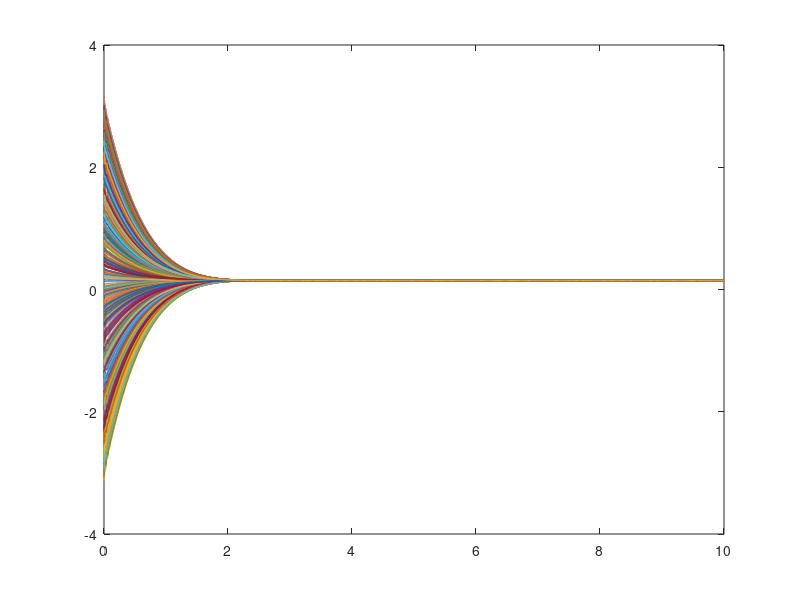

This chart was generated by the following MATLAB code: (Note: this script raises an error after producing the figure.)
function TEL_Kuramoto_Simulation()
    % ---------------------------------------------------------
    % Topological Equivalence Learning (TEL) for Kuramoto Network
    % Topology: Normalized Complete Network (All-to-All)
    % ---------------------------------------------------------
    
    clc; clear; close all;
    
    % --- System Parameters ---
    N = 500;                % Number of oscillators
    Tp = 3.0;               % Prescribed time deadline (seconds)
    T_sim = 10.0;            % Total simulation time
    k_gain = 5.0;           % Control gain (Must be > 1/lambda_2. Here lambda_2 = 1)
    eta = 15.0;             % Neural network learning rate
    tau = 0.02;             % Tracking differentiator time constant
    
    % --- Initialization ---
    rng(42); % Set random seed for reproducibility
    omega = 2 * rand(N, 1) - 1;  
    % omega = 4 * rand(N, 1) - 2;            % Heterogeneous natural frequencies [-2, 2]
    theta0 = 2 * pi * rand(N, 1) - pi;     % Initial phases [-pi, pi]
    phi0 = theta0;                         % Initial state for TD filter
    
    L_nn = 6;                              % Number of neurons (Basis functions)
    W0 = zeros(L_nn * N, 1);               % Initial NN weights
    
    % Pack initial states for ODE solver
    % Y = [theta(1:N); phi(1:N); W(1:L_nn*N)]
    Y0 = [theta0; phi0; W0];
    
    % Pack parameters
    params.N = N;
    params.Tp = Tp;
    params.k_gain = k_gain;
    params.eta = eta;
    params.tau = tau;
    params.omega = omega;
    params.L_nn = L_nn;
    
    % Normalized Laplacian for Complete Network
    % L_mat = I - (1/N) * 1 * 1^T
    params.L_mat = eye(N) - (1/N) * ones(N, N); 
    
    % --- ODE Settings ---
    % Use tight tolerances to handle rapid convergence dynamics near Tp
    options = odeset('RelTol', 1e-4, 'AbsTol', 1e-4);
    
    disp('Starting simulation for 200 nodes... Please wait.');
    tic;
    [t, Y] = ode45(@(t, Y) kuramoto_tel_ode(t, Y, params), [0, T_sim], Y0, options);
    toc;
    disp('Simulation finished! Plotting results...');
    
    % --- Data Extraction ---
    theta = Y(:, 1:N);
    
    % Compute global synchronization error metric (Variance of phases)
    sync_error = var(theta, 0, 2);
    
    % Compute Control Inputs over time
    U_history = zeros(length(t), N);
    for i = 1:length(t)
        [~, u_i] = kuramoto_tel_ode(t(i), Y(i,:)', params);
        U_history(i, :) = u_i';
    end
    
    % --- Plotting ---
    % figure('Color', 'w', 'Position', [100, 100, 1200, 800]);
    
    % 1. Phase Trajectories
    % subplot(2, 2, 1);
    figure(1);
    plot(t, theta, 'LineWidth', 1.0); hold on;
    % xline(Tp, 'r--', 'LineWidth', 2, 'Label', 'Deadline $T_p = 5$', 'Interpreter', 'latex','FontSize', 20);
    xline(Tp, 'r--', 'LineWidth', 2);
    xlabel('Time (s)', 'Interpreter', 'latex', 'FontSize', 20);
    ylabel('Phases $\theta_i(t)$', 'Interpreter', 'latex', 'FontSize', 20);
    title('Phase consensus of 200 Kuramoto oscillators', 'FontSize', 20);
    grid on;

    % 'Label',
    
    figure(3);
    plot(t, U_history, 'LineWidth', 1.0);hold on;
    xline(Tp, 'r--', 'LineWidth', 2);
    xlabel('Time (s)', 'Interpreter', 'latex', 'FontSize', 20);
    ylabel('Control Inputs $u_i(t)$', 'Interpreter', 'latex', 'FontSize', 20);
    title('Distributed Physical Control Inputs (Singularity-Free)', 'FontSize', 20);
    grid on;

    % 2. Synchronization Error
    % subplot(2, 2, 2);
    figure(2);
    plot(t, sync_error, 'b', 'LineWidth', 2);hold on;
    xline(Tp, 'r--', 'LineWidth', 2);
    xlabel('Time (s)', 'Interpreter', 'latex', 'FontSize', 20);
    ylabel('Variance of $\theta$', 'Interpreter', 'latex', 'FontSize', 20);
    title('Global Synchronization Error', 'FontSize', 20);
    % set(gca, 'YScale', 'log');
    grid on;
    
    % 3. Control Input (Physical Isolation Verification)
    % subplot(2, 2, 3);

    % 4. Control input vs Natural Frequencies (Checking self-adaptation)
    % Extract the final control input at the end of simulation
    u_final = U_history(end, :)';
    % subplot(2, 2, 4);
    figure(4);
    scatter(omega, u_final, 50, 'Filled');
    hold on;
    plot([-1, 1], [1, -1], 'r--', 'LineWidth', 2); % Ideal cancellation line u_i = -omega_i
    xlabel('Natural Frequency $\omega_i$', 'Interpreter', 'latex', 'FontSize', 20);
    ylabel('Final Control Output $u_i(T_{sim})$', 'Interpreter', 'latex', 'FontSize', 20);
    title('Neural Network Internalization of $-\omega_i$', 'FontSize', 14);
    legend('Learned Output', 'Ideal Cancellation Line', 'Location', 'best');
    grid on;
end

% --- Differential Equation Function ---
function [dY, u_current] = kuramoto_tel_ode(t, Y, params)
    N = params.N;
    L_nn = params.L_nn;
    
    % Unpack states
    theta = Y(1:N);
    phi = Y(N+1 : 2*N);
    W_hat = reshape(Y(2*N+1 : end), L_nn, N);
    
    % Topology and Error
    e = params.L_mat * theta;
    
    % Time Envelope (ensure it doesn't go negative)
    tp_minus_t = max(params.Tp - t, 0);
    
    % Tracking Differentiator (TD)
    d_phi = (theta - phi) / params.tau;
    theta_dot_est = d_phi;
    
    % Computable Error Metric
    E_c = theta_dot_est * tp_minus_t + params.k_gain * e;
    
    % Neural Network Basis Function (Dimension: L_nn x N)
    % sigma = [1, e_i, tanh(e_i), theta_i, sin(theta_i), cos(theta_i), (Tp-t)]^T
    sigma_matrix = zeros(L_nn, N);
    sigma_matrix(1, :) = 1;
    sigma_matrix(2, :) = e';
    sigma_matrix(3, :) = tanh(e)';
    sigma_matrix(4, :) = theta';
    sigma_matrix(5, :) = sin(theta)';
    sigma_matrix(6, :) = cos(theta)';
    % sigma_matrix(7, :) = tp_minus_t;
    
    % Compute physical control execution
    u = sum(W_hat .* sigma_matrix, 1)'; % column vector N x 1
    u_current = u; % For output extraction
    
    % Kuramoto Intrinsic Dynamics (Normalized Coupling)
    % F_i = omega_i + (1/N) * sum_j sin(theta_j - theta_i)
    % Vectorized computation of coupling
    phase_diff = theta' - theta; % N x N matrix of (theta_j - theta_i)
    coupling = (1/N) * sum(sin(phase_diff), 2);
    F_intrinsic = params.omega + coupling;
    
    % System Dynamics
    d_theta = u + F_intrinsic;
    
    % Neural Network Adaptation Law
    dW = zeros(L_nn, N);
    if t <= params.Tp
        % dW_i = -eta * E_ci * sigma_i
        % Vectorized: scale each column of sigma_matrix by corresponding E_c(i)
        dW = -params.eta * (sigma_matrix .* E_c');
    end
    
    % Pack derivatives
    dY = [d_theta; d_phi; dW(:)];
end
